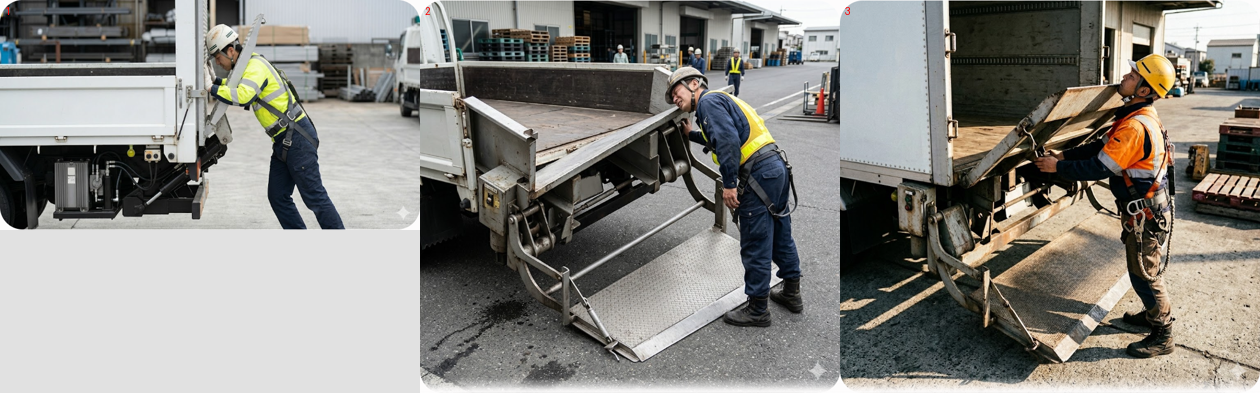

This chart was generated by the following Python code:
from PIL import Image, ImageDraw
import os
d=r"images\v13photo\case1"; ims=[]
for i in (1,2,3):
    p=os.path.join(d,f"0{i}.png")
    if os.path.exists(p): im=Image.open(p).convert("RGB"); im.thumbnail((420,420)); ims.append((i,im))
cw=max(i.width for _,i in ims); ch=max(i.height for _,i in ims)
sheet=Image.new("RGB",(cw*3,ch),(225,225,225)); dr=ImageDraw.Draw(sheet)
for k,(i,im) in enumerate(ims): sheet.paste(im,(k*cw,0)); dr.text((k*cw+5,5),str(i),fill=(255,0,0))
sheet.save(r"render\_v13c1.png"); print("ok")
